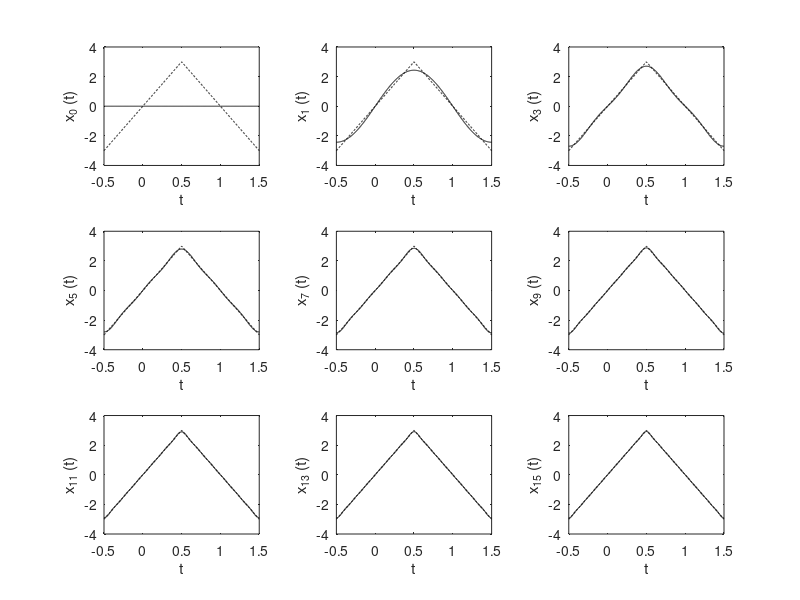

This chart was generated by the following MATLAB code:
function problema6

clear all;
close all;

A=3;
g=@(t) 2.*A.*t.*(t>=-1/2 & t<=1/2);
h=@(t) 2.*A.*(1-t).*(t>1/2 & t<=3/2);
x=@(t) g(t)+h(t);
t = linspace(-1/2, 3/2,1000);
sumterms = zeros(16,length(t)); 
sumterms(1,:) = 0;
for n = 1:size(sumterms,1)-1;
    sumterms(n+1,:) = (8.*A)./(n.^2.*pi.^2).*sin(n.*pi./2).*sin(n.*pi.*t);
end

x_N = cumsum(sumterms); 
figure(1); 
clf; 
ind = 0;

for N = [0,1:2:size(sumterms, 1)-1],
    ind = ind+1;
    subplot (3,3,ind);
    plot(t,x_N(N+1,:),'k',t,x(t), 'k--');
    axis([-1/2 3/2 -4 4]);
    xlabel('t'); 
    ylabel(['x_{',num2str(N),'} (t)']);
end

end